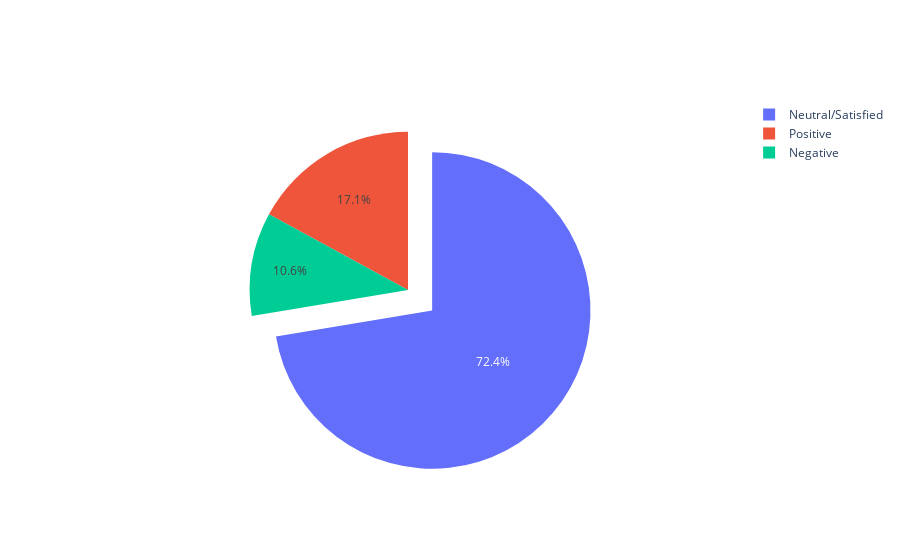

The code cell stored with this chart in its notebook:
### Code cell
#Using PlotLy Library for a Pie Char Visualization
labels = ['Negative','Positive','Neutral/Satisfied']
values = [neg_avg,pos_avg,neu_avg]

# pull is given as a fraction of the pie radius
fig = go.Figure(data=[go.Pie(labels=labels, values=values, pull=[0, 0, 0.2, 0])])
fig.show()

### Figure 1 — Plotly figure (JSON) as saved in the notebook; plotly's stock layout.template omitted (floating-point values rounded to 4 significant figures)
{"data": [{"labels": ["Negative", "Positive", "Neutral/Satisfied"], "pull": [0, 0, 0.2, 0], "type": "pie", "values": [0.1262, 0.2039, 0.8648]}], "layout": {}}
